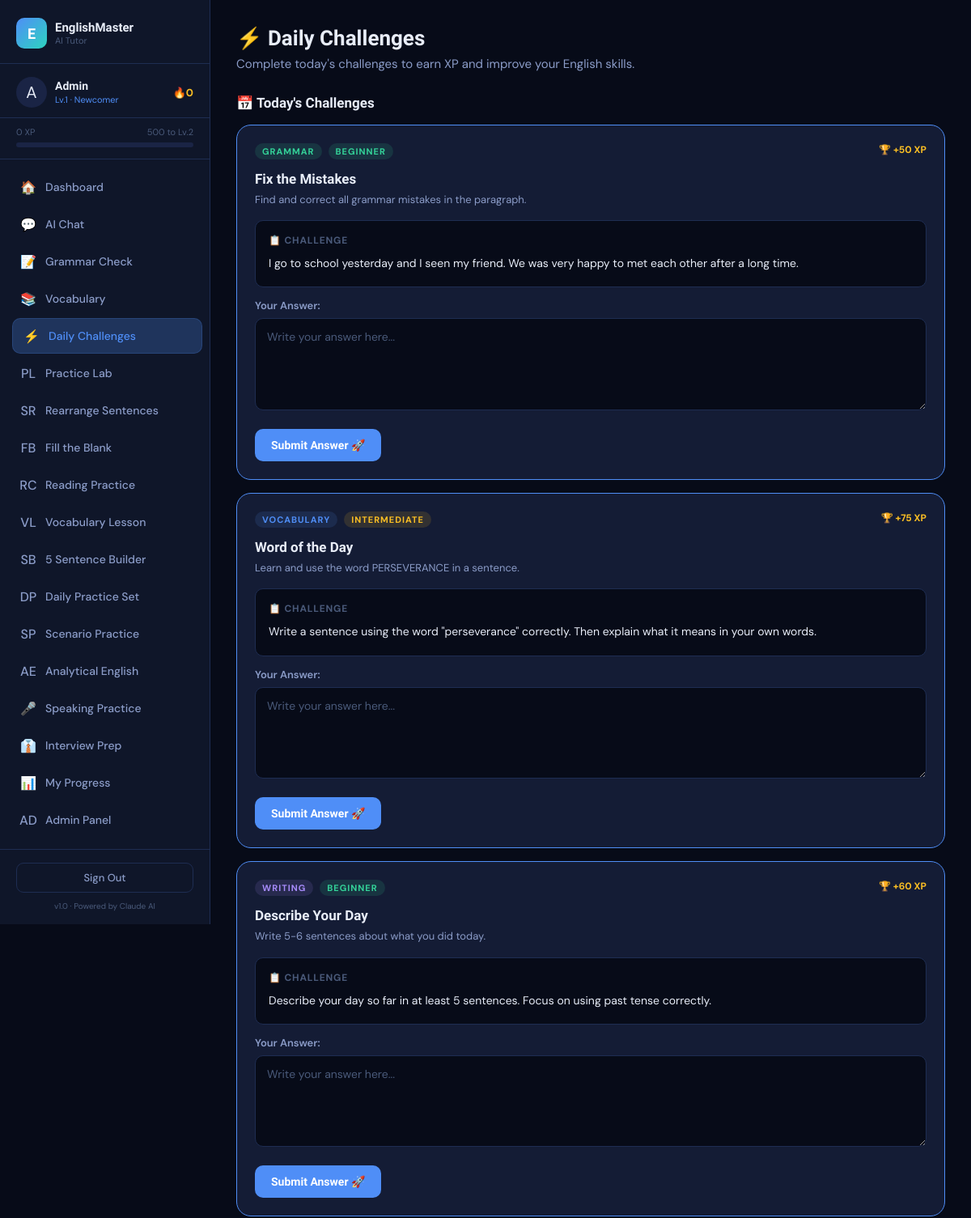
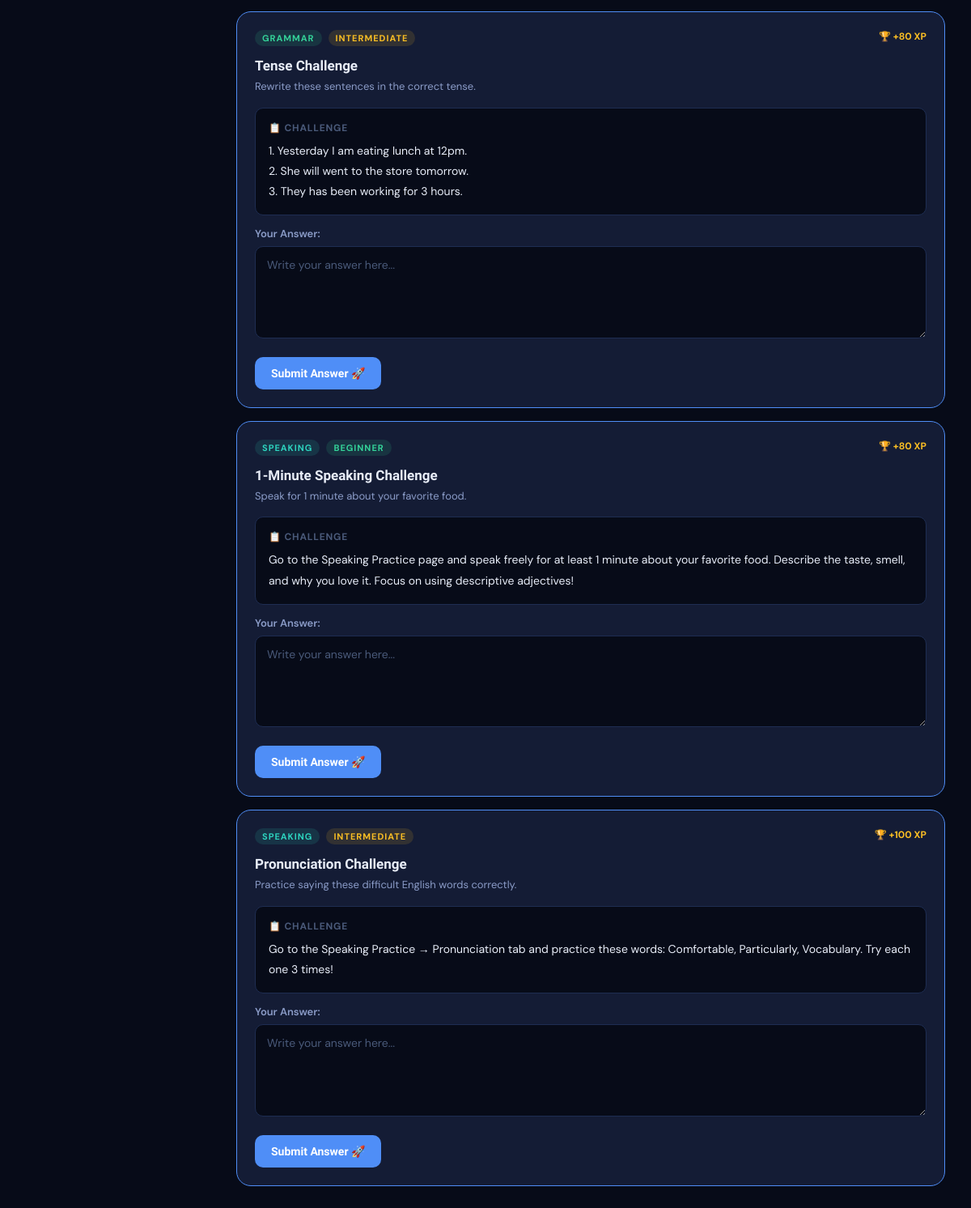
The page /challenges.php (signed in) on the database its author committed (2 pictures, top to bottom).
### tables this page shows
CREATE TABLE IF NOT EXISTS users (
    id INT AUTO_INCREMENT PRIMARY KEY,
    name VARCHAR(100) NOT NULL,
    email VARCHAR(150) UNIQUE NOT NULL,
    password VARCHAR(255) NOT NULL,
    level INT DEFAULT 1,
    xp INT DEFAULT 0,
    streak INT DEFAULT 0,
    last_active DATE,
    avatar VARCHAR(10) DEFAULT '🧑',
    english_level ENUM('beginner','intermediate','advanced') DEFAULT 'beginner',
    role ENUM('user','admin') NOT NULL DEFAULT 'user',
    created_at TIMESTAMP DEFAULT CURRENT_TIMESTAMP
);

CREATE TABLE IF NOT EXISTS challenges (
    id INT AUTO_INCREMENT PRIMARY KEY,
    type ENUM('vocabulary','grammar','writing','speaking','listening') NOT NULL,
    title VARCHAR(200) NOT NULL,
    description TEXT,
    content TEXT,
    difficulty ENUM('beginner','intermediate','advanced') DEFAULT 'beginner',
    tags VARCHAR(255) DEFAULT '',
    active TINYINT(1) DEFAULT 1,
    xp_reward INT DEFAULT 50,
    challenge_date DATE,
    created_at TIMESTAMP DEFAULT CURRENT_TIMESTAMP
);

### config.php (called while the page is built, shortened)
<?php
function db() {
    static $conn = null;
    if ($conn === null) {
        $conn = new mysqli(DB_HOST, DB_USER, DB_PASS, DB_NAME);
        $conn->set_charset('utf8mb4');
    }
    return $conn;
}
function isAdmin($user = null) {
    return $user && (($user['role'] ?? 'user') === 'admin');
}
function currentUser() {
    $db = db();
    $uid = (int)$_SESSION['uid'];
    $r = $db->query("SELECT * FROM users WHERE id = $uid LIMIT 1");
    return $r ? $r->fetch_assoc() : null;
}
function clean($str) {
    return htmlspecialchars(strip_tags(trim($str)), ENT_QUOTES, 'UTF-8');
}
function levelName($level) {
    if ($level <= 2)  return 'Newcomer';
    return 'English Master';
}
function xpToNextLevel($xp) {
    $currentLevel = max(1, (int)floor($xp / 500) + 1);
    $nextLevelXP = $currentLevel * 500;
    $progress = (($xp % 500) / 500) * 100;
    return ['next' => $nextLevelXP, 'progress' => round($progress), 'needed' => $nextLevelXP - $xp];
}
?>

### challenges.php (the view, shortened to what this page needs)
<?php
require_once 'config.php';
$db = db();
$uid = (int)$_SESSION['uid'];
$todayChallenges = $db->query("SELECT c.*, uc.score as user_score, uc.xp_earned, uc.completed_at FROM challenges c LEFT JOIN user_challenges uc ON c.id=uc.challenge_id AND uc.user_id=$uid WHERE c.challenge_date=CURDATE() AND c.active=1 ORDER BY c.id");
include 'includes/header.php';
?>
<div class="page-header">
  <h1>⚡ Daily Challenges</h1>
  <p>Complete today's challenges to earn XP and improve your English skills.</p>
</div>
<h2 style="font-size:17px;margin-bottom:16px;color:var(--text-1)">📅 Today's Challenges</h2>
<?php if (!$todayChallenges || $todayChallenges->num_rows === 0): ?>
<div class="card" style="text-align:center;padding:50px;">
  <div style="font-size:48px;margin-bottom:16px">🗓️</div>
  <h3 style="color:var(--text-2)">No challenges for today yet</h3>
  <p style="color:var(--text-3);font-size:14px;margin-top:8px">Check back later or ask your admin to add challenges in phpMyAdmin.</p>
</div>
<?php else: ?>
<div style="display:flex;flex-direction:column;gap:16px;margin-bottom:32px;">
  <?php while ($ch = $todayChallenges->fetch_assoc()):
    $done = !empty($ch['completed_at']);
    $typeColors = ['vocabulary'=>'badge-blue','grammar'=>'badge-green','writing'=>'badge-purple','speaking'=>'badge-teal','listening'=>'badge-yellow'];
    $tc = $typeColors[$ch['type']] ?? 'badge-blue';
  ?>
  <div class="challenge-card <?= $done ? 'completed' : 'active' ?>">
    <div class="challenge-header">
      <div style="display:flex;gap:8px;align-items:center;flex-wrap:wrap;">
        <span class="challenge-type ac-badge <?= $tc ?>"><?= ucfirst($ch['type']) ?></span>
        <span class="challenge-type ac-badge diff-<?= $ch['difficulty'] ?>"><?= ucfirst($ch['difficulty']) ?></span>
      </div>
      <div class="challenge-xp">🏆 +<?= $ch['xp_reward'] ?> XP</div>
    </div>
    <div class="challenge-title"><?= clean($ch['title']) ?></div>
    <div class="challenge-desc mb-16"><?= clean($ch['description']) ?></div>
    <?php if ($done): ?>
    <div style="display:flex;align-items:center;gap:12px;">
      <span style="background:#34d39920;color:var(--green);padding:5px 14px;border-radius:99px;font-size:13px;font-weight:700">
        ✅ Completed · Score: <?= $ch['user_score'] ?>/100 · +<?= $ch['xp_earned'] ?> XP
      </span>
    </div>
    <?php else: ?>
    <div>
      <div style="background:var(--bg-base);border:1px solid var(--border);border-radius:10px;padding:16px;margin-bottom:14px;">
        <div style="font-size:12px;font-weight:700;color:var(--text-3);text-transform:uppercase;letter-spacing:0.8px;margin-bottom:8px">📋 Challenge</div>
        <div style="font-size:14px;color:var(--text-1);line-height:1.8;white-space:pre-wrap"><?= clean($ch['content']) ?></div>
      </div>
      <form method="POST">
        <div class="form-group">
          <label class="form-label">Your Answer:</label>
          <textarea name="answer" class="form-control" rows="4" placeholder="Write your answer here..." required style="min-height:100px"></textarea>
        </div>
        <button type="submit" name="submit_challenge" class="btn btn-primary" onclick="btnLoading(this,true)">
          Submit Answer 🚀
        </button>
      </form>
    </div>
    <?php endif; ?>
  </div>
  <?php endwhile; ?>
</div>
<?php endif; ?>
<?php include 'includes/footer.php'; ?>

### includes/header.php (shortened to what this page needs)
<?php
$user = currentUser();
$xpInfo = $user ? xpToNextLevel($user['xp']) : null;
$currentPage = basename($_SERVER['PHP_SELF'], '.php');
?>
<!DOCTYPE html>
<html lang="en">
<head>
<link rel="stylesheet" href="<?= APP_URL ?>/assets/style.css">
</head>
<body>
<div class="app-layout">
  <aside class="sidebar" id="sidebar">
    <div class="sidebar-logo">
      <div class="logo-icon">E</div>
      <div class="logo-text">
        <span class="logo-name">EnglishMaster</span>
        <span class="logo-tag">AI Tutor</span>
      </div>
    </div>
    <?php if ($user): ?>
    <div class="sidebar-user">
      <div class="user-avatar"><?= $user['avatar'] ?></div>
      <div class="user-info">
        <div class="user-name"><?= clean($user['name']) ?></div>
        <div class="user-level">Lv.<?= $user['level'] ?> · <?= levelName($user['level']) ?></div>
      </div>
      <div class="user-streak">🔥<?= $user['streak'] ?></div>
    </div>
    <div class="xp-bar-wrap">
      <div class="xp-bar-label">
        <span><?= number_format($user['xp']) ?> XP</span>
        <span><?= $xpInfo['needed'] ?> to Lv.<?= $user['level']+1 ?></span>
      </div>
      <div class="xp-bar">
      </div>
    </div>
    <nav class="sidebar-nav">
      <a href="<?= APP_URL ?>/dashboard.php" class="nav-item <?= $currentPage==='dashboard'?'active':'' ?>">
        <span class="nav-icon">🏠</span><span class="nav-label">Dashboard</span>
      </a>
      <a href="<?= APP_URL ?>/chat.php" class="nav-item <?= $currentPage==='chat'?'active':'' ?>">
        <span class="nav-icon">💬</span><span class="nav-label">AI Chat</span>
      </a>
      <a href="<?= APP_URL ?>/grammar.php" class="nav-item <?= $currentPage==='grammar'?'active':'' ?>">
        <span class="nav-icon">📝</span><span class="nav-label">Grammar Check</span>
      </a>
      <a href="<?= APP_URL ?>/vocabulary.php" class="nav-item <?= $currentPage==='vocabulary'?'active':'' ?>">
        <span class="nav-icon">📚</span><span class="nav-label">Vocabulary</span>
      </a>
      <a href="<?= APP_URL ?>/challenges.php" class="nav-item <?= $currentPage==='challenges'?'active':'' ?>">
        <span class="nav-icon">⚡</span><span class="nav-label">Daily Challenges</span>
      </a>
      <a href="<?= APP_URL ?>/practice.php" class="nav-item <?= $currentPage==='practice'?'active':'' ?>">
        <span class="nav-icon">PL</span><span class="nav-label">Practice Lab</span>
      </a>
      <a href="<?= APP_URL ?>/sentence_rearrangement.php" class="nav-item <?= $currentPage==='sentence_rearrangement'?'active':'' ?>">
        <span class="nav-icon">SR</span><span class="nav-label">Rearrange Sentences</span>
      </a>
      <a href="<?= APP_URL ?>/fill_blank.php" class="nav-item <?= $currentPage==='fill_blank'?'active':'' ?>">
        <span class="nav-icon">FB</span><span class="nav-label">Fill the Blank</span>
      </a>
      <a href="<?= APP_URL ?>/reading_comprehension.php" class="nav-item <?= $currentPage==='reading_comprehension'?'active':'' ?>">
        <span class="nav-icon">RC</span><span class="nav-label">Reading Practice</span>
      </a>
      <a href="<?= APP_URL ?>/vocabulary_lesson.php" class="nav-item <?= $currentPage==='vocabulary_lesson'?'active':'' ?>">
        <span class="nav-icon">VL</span><span class="nav-label">Vocabulary Lesson</span>
      </a>
      <a href="<?= APP_URL ?>/sentence_builder.php" class="nav-item <?= $currentPage==='sentence_builder'?'active':'' ?>">
        <span class="nav-icon">SB</span><span class="nav-label">5 Sentence Builder</span>
      </a>
      <a href="<?= APP_URL ?>/daily_practice.php" class="nav-item <?= $currentPage==='daily_practice'?'active':'' ?>">
        <span class="nav-icon">DP</span><span class="nav-label">Daily Practice Set</span>
      </a>
      <a href="<?= APP_URL ?>/scenario_practice.php" class="nav-item <?= $currentPage==='scenario_practice'?'active':'' ?>">
        <span class="nav-icon">SP</span><span class="nav-label">Scenario Practice</span>
      </a>
      <a href="<?= APP_URL ?>/analytical_english.php" class="nav-item <?= $currentPage==='analytical_english'?'active':'' ?>">
        <span class="nav-icon">AE</span><span class="nav-label">Analytical English</span>
      </a>
      <a href="<?= APP_URL ?>/speaking.php" class="nav-item <?= $currentPage==='speaking'?'active':'' ?>">
        <span class="nav-icon">🎤</span><span class="nav-label">Speaking Practice</span>
      </a>
      <a href="<?= APP_URL ?>/interview.php" class="nav-item <?= $currentPage==='interview'?'active':'' ?>">
        <span class="nav-icon">👔</span><span class="nav-label">Interview Prep</span>
      </a>
      <a href="<?= APP_URL ?>/progress.php" class="nav-item <?= $currentPage==='progress'?'active':'' ?>">
        <span class="nav-icon">📊</span><span class="nav-label">My Progress</span>
      </a>
      <?php if (isAdmin($user)): ?>
      <a href="<?= APP_URL ?>/admin.php" class="nav-item <?= $currentPage==='admin'?'active':'' ?>">
        <span class="nav-icon">AD</span><span class="nav-label">Admin Panel</span>
      </a>
      <?php endif; ?>
    </nav>
    <?php endif; ?>
    <div class="sidebar-bottom">
      <?php if ($user): ?>
      <a href="<?= APP_URL ?>/logout.php" class="logout-btn">Sign Out</a>
      <?php endif; ?>
      <div class="sidebar-version">v1.0 · Powered by Claude AI</div>
    </div>
  </aside>
  <main class="main-content">

### rows shown on the page
users: avatar "A", name "Admin", level "1", level "Newcomer", streak "0", xp "0", xp "500", $user['level']+1 "2"
challenges: type "GRAMMAR", difficulty "BEGINNER", xp_reward "50", title "Fix the Mistakes", description "Find and correct all grammar mistakes in the paragraph.", content "I go to school yesterday and I seen my friend. We was very happy to met each other after a long time."
challenges: type "VOCABULARY", difficulty "INTERMEDIATE", xp_reward "75", title "Word of the Day", description "Learn and use the word PERSEVERANCE in a sentence.", content "Write a sentence using the word \"perseverance\" correctly. Then explain what it means in your own words."
challenges: type "WRITING", difficulty "BEGINNER", xp_reward "60", title "Describe Your Day", description "Write 5-6 sentences about what you did today.", content "Describe your day so far in at least 5 sentences. Focus on using past tense correctly."
challenges: type "GRAMMAR", difficulty "INTERMEDIATE", xp_reward "80", title "Tense Challenge", description "Rewrite these sentences in the correct tense.", content "1. Yesterday I am eating lunch at 12pm. 2. She will went to the store tomorrow. 3. They has been working for 3 hours."
challenges: type "SPEAKING", difficulty "BEGINNER", xp_reward "80", title "1-Minute Speaking Challenge", description "Speak for 1 minute about your favorite food.", content "Go to the Speaking Practice page and speak freely for at least 1 minute about your favorite food. Describe the taste, smell, and why you love it. Focus on using descriptive adjectives!"
challenges: type "SPEAKING", difficulty "INTERMEDIATE", xp_reward "100", title "Pronunciation Challenge", description "Practice saying these difficult English words correctly.", content "Go to the Speaking Practice → Pronunciation tab and practice these words: Comfortable, Particularly, Vocabulary. Try each one 3 times!"
